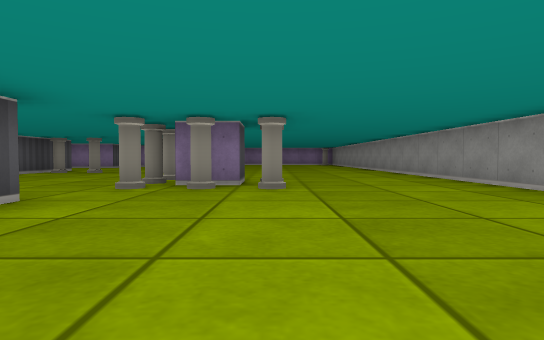
View 1 (above)

20 first-person views from a walk through a cub3D level. The camera is about half as high as the walls, tilts 2° down and sees 75° across. The floor is counted in squares. Each view is taken from the middle of a square. On the plan, view 1 faces up. The plan holds only what a view shows up to about 9 squares ahead; the rest is blank.

View 2
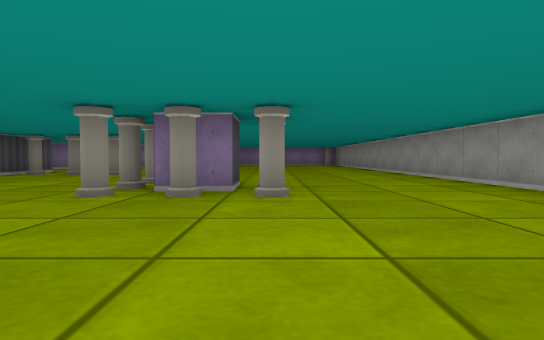

View 3
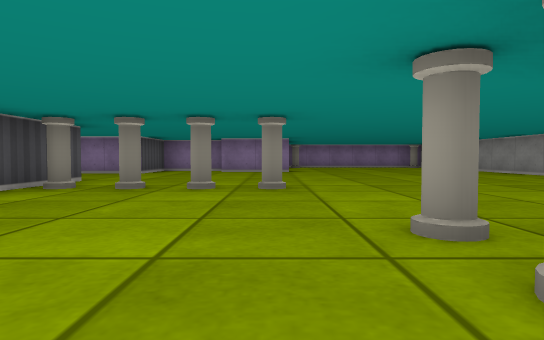

View 4
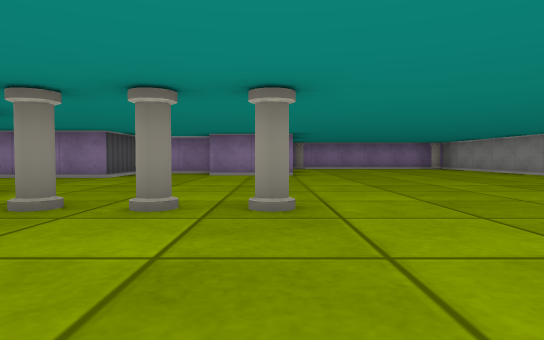

View 5
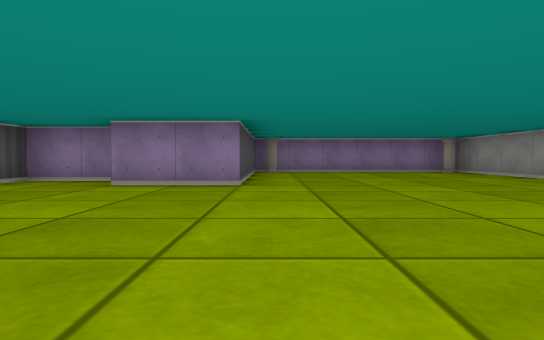

View 6
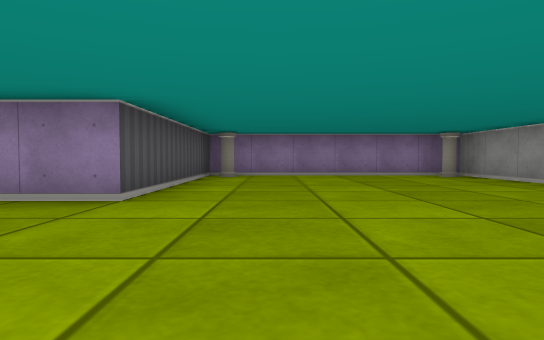

View 7
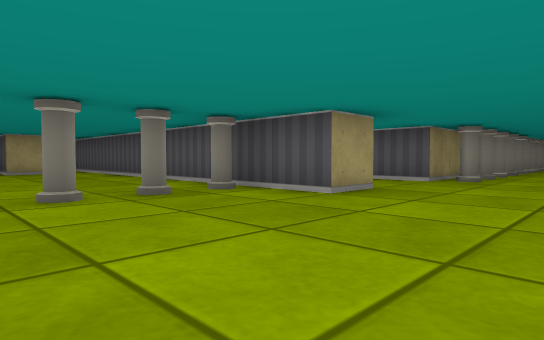

View 8
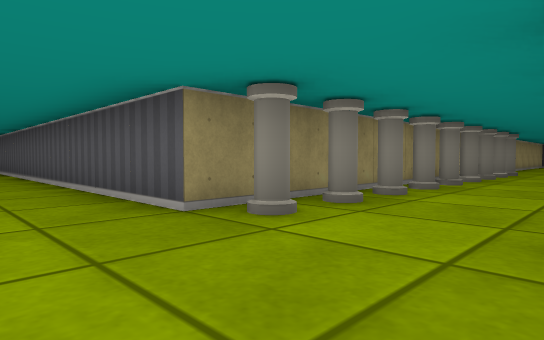

View 9
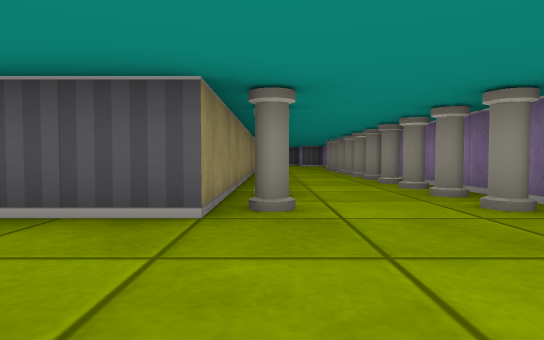

View 10
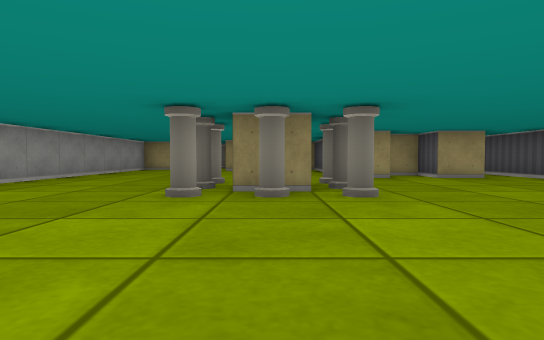

View 11
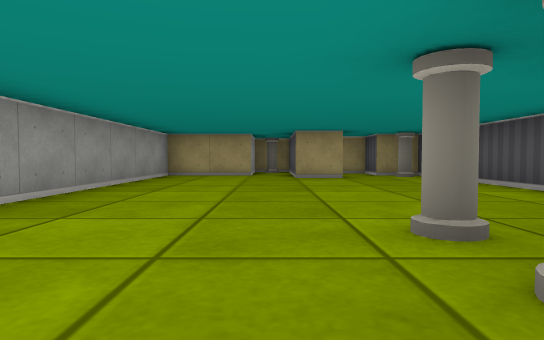

View 12
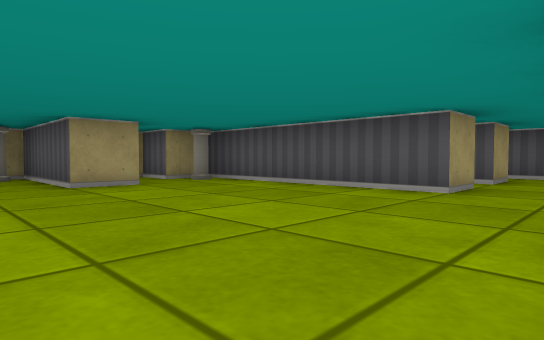

View 13
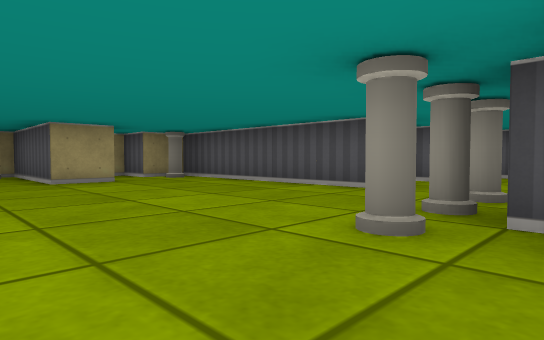

View 14
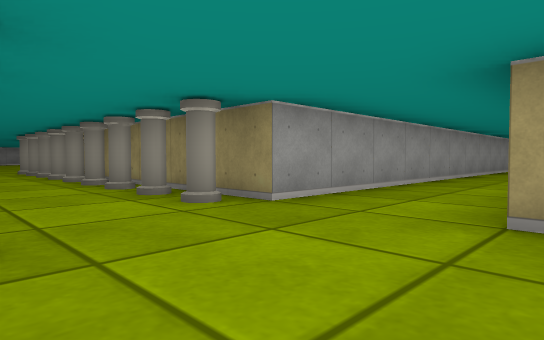

View 15
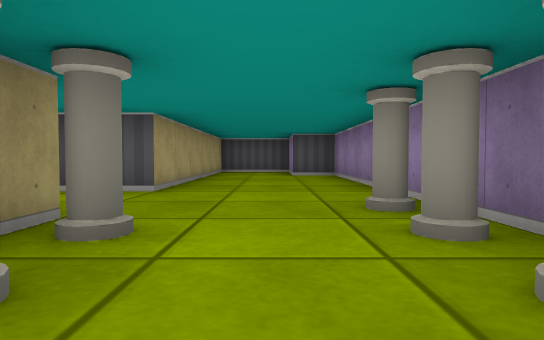

View 16
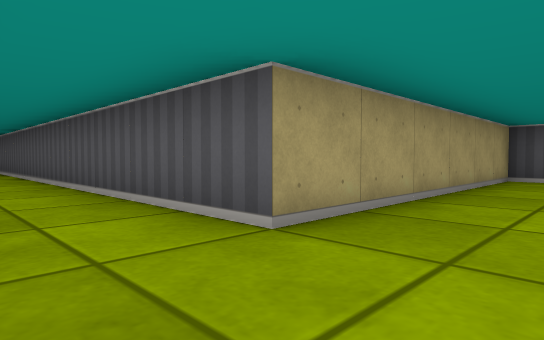

View 17
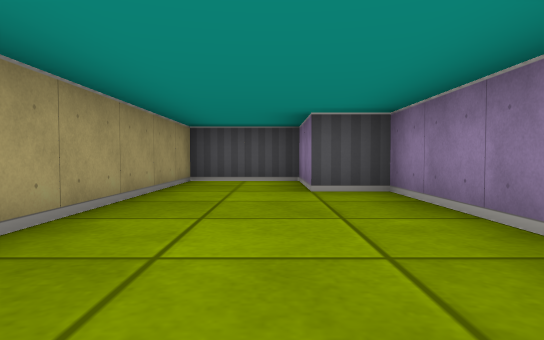

View 18
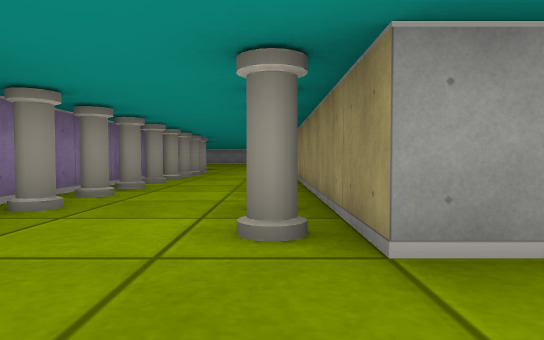

View 19
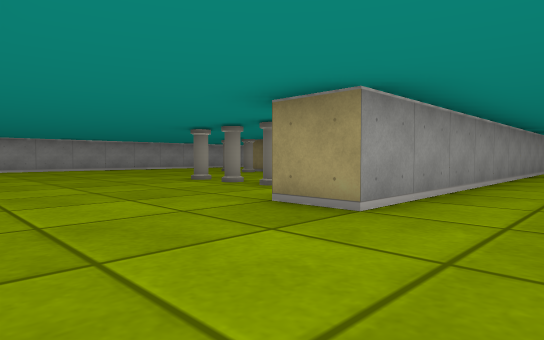

View 20
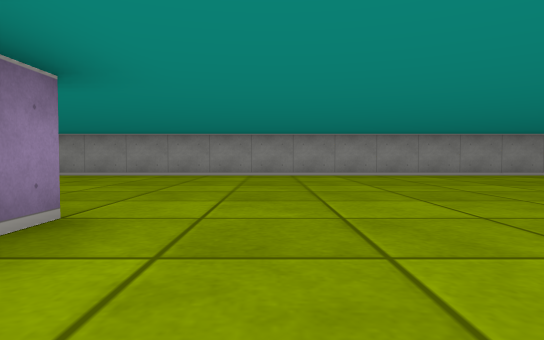

### Floor plan
Points are (right, up) in squares from view 1. A wall is a line through its corners. A room is listed if a view was taken in it or the views show most of it. See-through windows are left out.
Room 1 (views 1, 2, 3, 4, 5, 6, 7, 8, 9, 10, 11, 12, 13, 14, 15, 16, 17, 18, 19, 20)
walls: (-7.5, 2.8) (-7.5, 11.5) (-6.5, 11.5) (-6.5, 2); (-5.5, 3.5) (-4.5, 3.5) (-4.5, 2.5) (-3.8, 2.5); (-3.6, 3.5) (-2.5, 3.5) (-2.5, -1.5) (-1.5, -1.5) (-1.5, -2.5); (-1.5, 6.5) (-0.5, 6.5) (-0.5, 5.5) (-1.5, 5.5); (-0.6, -0.5) (0.5, -0.5) (0.5, -3.5) (0.9, -3.5); (-18.5, 3.8) (-18.5, 11.5) (-9.5, 11.5) (-9.5, 2.8); (1.5, -2) (1.5, -1.5) (3.5, -1.5) (3.5, 20.5) (-2.5, 20.5) (-2.5, 15.5) (-4.5, 15.5); (-10.2, 14.5) (-24.5, 14.5) (-24.5, 13.5) (-26.5, 13.5) (-26.5, 11.5) (-20.5, 11.5) (-20.5, 1.8); (-4.9, 16.5) (-6.5, 16.5) (-6.5, 14.5) (-8.8, 14.5)
objects: pillar (-19, 14); pillar (-18, 12); pillar (-18, 14); pillar (-17, 12); pillar (-17, 14); pillar (-16, 12); pillar (-16, 14); pillar (-15, 12); pillar (-15, 14); pillar (-14, 12); pillar (-14, 14); pillar (-13, 12); pillar (-13, 14); pillar (-12, 12); pillar (-12, 14); pillar (-11, 12); pillar (-11, 14); pillar (-10, 12); pillar (-10, 14); pillar (-6, 10); pillar (-5, 10); pillar (-4, 10); pillar (-3, 10); pillar (-2, -1); pillar (-2, 5); pillar (-2, 6); pillar (-2, 7); pillar (-2, 20); pillar (-1, 5); pillar (-1, 7); pillar (0, 5); pillar (0, 6); pillar (0, 7); pillar (1, -3); pillar (3, 20)

Positions as (right, up) in squares from view 1, and headings:
1: (0, 0), facing up
2: (0, 1), facing up
3: (-3, 5), facing up
4: (-3, 7), facing up
5: (-2, 10), facing up
6: (-1, 12), facing up
7: (-3, 14), facing down-left
8: (-8, 14), facing down-left
9: (-7, 12), facing left
10: (-1, 11), facing down
11: (1, 7), facing down
12: (2, 5), facing down-left
13: (2, 6), facing down-left
14: (-21, 14), facing down-right
15: (-16, 13), facing left
16: (-19, 13), facing down-left
17: (-20, 13), facing left
18: (-20, 12), facing right
19: (-9, 14), facing down-right
20: (-5, 14), facing right
